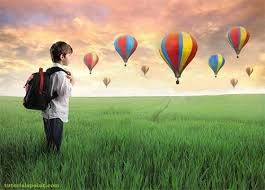
#> input picture 23.02.2026/sample.jpg, 265 x 190 px, found by its file name
$ jupyter execute Image_Preprocessing.ipynb   (shell and % lines are left out)
#> lines starting #> are read from the running program, lines starting #| are printed output that depends on the picture; after the words box and inside, x2 and y2 are one past the last pixel; in counts of white or black regions, pixels touching at a corner belong together
[cell 1]
import cv2
import numpy as np
import matplotlib.pyplot as plt

[cell 2]
import urllib.request

img_url = "https://upload.wikimedia.org/wikipedia/commons/thumb/2/24/Wilhelma_Zoo_-_giraffe.jpg/640px-Wilhelma_Zoo_-_giraffe.jpg"
img_path = "sample.jpg"

urllib.request.urlretrieve(img_url, img_path)
#> (this line was passed over: the network is not available in this run)

img_bgr = cv2.imread(img_path)
#> img_bgr is the input picture: shape (190, 265, 3); mean B, G, R 108.2, 148.2, 149.4
img_rgb = cv2.cvtColor(img_bgr, cv2.COLOR_BGR2RGB)

plt.figure(figsize=(7,5))
plt.imshow(img_rgb)
plt.title("Original Image")
plt.axis("off")
plt.show()

[cell 3]
import cv2
import numpy as np
import matplotlib.pyplot as plt

[cell 4]
# Create a black canvas
img_bgr = np.zeros((300, 400, 3), dtype=np.uint8)

# Draw shapes (white rectangle, circle, line)
cv2.rectangle(img_bgr, (50, 50), (180, 200), (255, 255, 255), -1)
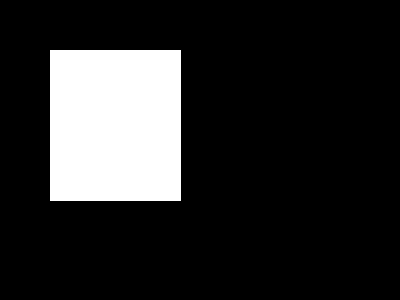
#> img_bgr: shape (300, 400, 3); 16.5% white; 1 white region, box (x1, y1, x2, y2) and area: (50, 50, 181, 201) 19781
cv2.circle(img_bgr, (300, 150), 50, (255, 255, 255), -1)
cv2.line(img_bgr, (0, 250), (400, 250), (255, 255, 255), 3)
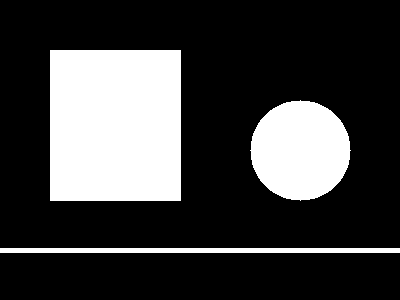
#> img_bgr: shape (300, 400, 3); 24.7% white; 3 white regions, box (x1, y1, x2, y2) and area: (50, 50, 181, 201) 19781, (250, 100, 351, 201) 7845, (0, 248, 400, 253) 2000

img_rgb = cv2.cvtColor(img_bgr, cv2.COLOR_BGR2RGB)

plt.figure(figsize=(6,4))
plt.imshow(img_rgb)
plt.title("Original Synthetic Image")
plt.axis("off")
plt.show()

[cell 5]
gray = cv2.cvtColor(img_bgr, cv2.COLOR_BGR2GRAY)
blur = cv2.GaussianBlur(gray, (5,5), 0)
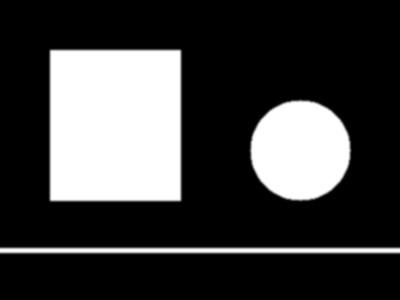
#> blur: shape (300, 400); min 0, max 255, mean 63

plt.figure(figsize=(6,4))
plt.imshow(gray, cmap="gray")
plt.title("Grayscale")
plt.axis("off")
plt.show()

[cell 6]
edges = cv2.Canny(blur, 100, 200)
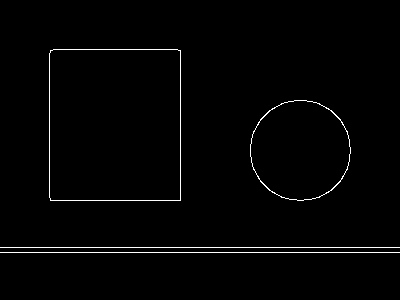
#> edges: shape (300, 400); 1.4% white in thin lines or dots, all inside (x1, y1, x2, y2) = (0, 49, 400, 253)

plt.figure(figsize=(6,4))
plt.imshow(edges, cmap="gray")
plt.title("Canny Edge Detection")
plt.axis("off")
plt.show()

[cell 7]
_, thresh_bin = cv2.threshold(gray, 127, 255, cv2.THRESH_BINARY)

plt.figure(figsize=(6,4))
plt.imshow(thresh_bin, cmap="gray")
plt.title("Binary Threshold")
plt.axis("off")
plt.show()

[cell 8]
_, thresh_otsu = cv2.threshold(gray, 0, 255, cv2.THRESH_BINARY + cv2.THRESH_OTSU)

plt.figure(figsize=(6,4))
plt.imshow(thresh_otsu, cmap="gray")
plt.title("Otsu Threshold")
plt.axis("off")
plt.show()

[cell 9]
flip_h = cv2.flip(img_bgr, 1)
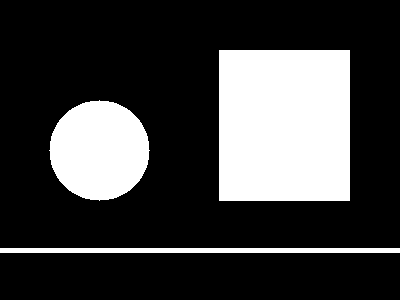
#> flip_h: shape (300, 400, 3); 24.7% white; 3 white regions, box (x1, y1, x2, y2) and area: (219, 50, 350, 201) 19781, (49, 100, 150, 201) 7845, (0, 248, 400, 253) 2000
flip_h_rgb = cv2.cvtColor(flip_h, cv2.COLOR_BGR2RGB)

plt.figure(figsize=(6,4))
plt.imshow(flip_h_rgb)
plt.title("Flip Horizontal")
plt.axis("off")
plt.show()

[cell 10]
h, w = img_bgr.shape[:2]
#> h = 300; w = 400
center = (w // 2, h // 2)
#> center = (200, 150)

M = cv2.getRotationMatrix2D(center, 30, 1.0)
rotated = cv2.warpAffine(img_bgr, M, (w, h))
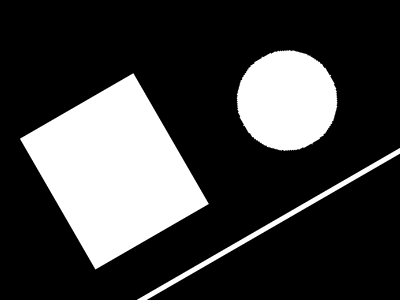
#> rotated: shape (300, 400, 3); min 0, max 255, mean 61.9
rotated_rgb = cv2.cvtColor(rotated, cv2.COLOR_BGR2RGB)

plt.figure(figsize=(6,4))
plt.imshow(rotated_rgb)
plt.title("Rotated (30°)")
plt.axis("off")
plt.show()

[cell 11]
def adjust_brightness(bgr_img, beta=60):
#> called with beta = 60
    return cv2.convertScaleAbs(bgr_img, alpha=1.0, beta=beta)

brighter = adjust_brightness(img_bgr, beta=60)
darker   = adjust_brightness(img_bgr, beta=-60)

plt.figure(figsize=(12,4))

plt.subplot(1,3,1)
plt.imshow(img_rgb)
plt.title("Original")
plt.axis("off")

plt.subplot(1,3,2)
plt.imshow(cv2.cvtColor(brighter, cv2.COLOR_BGR2RGB))
plt.title("Brighter")
plt.axis("off")

plt.subplot(1,3,3)
plt.imshow(cv2.cvtColor(darker, cv2.COLOR_BGR2RGB))
plt.title("Darker")
plt.axis("off")

plt.tight_layout()
plt.show()
